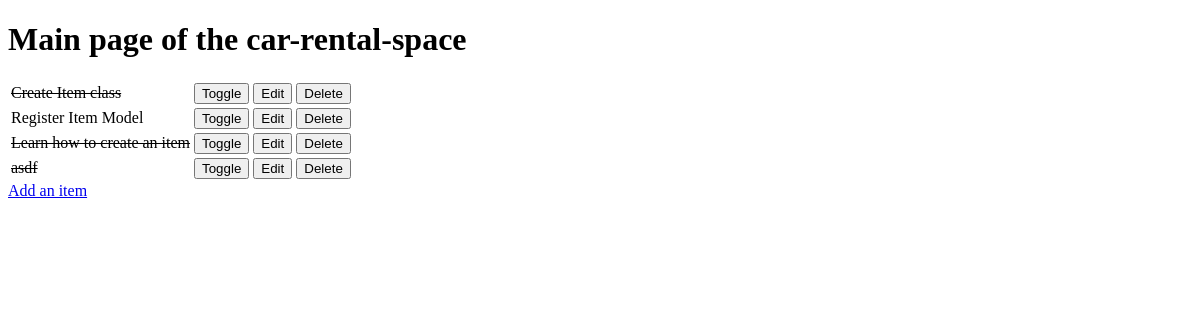
Before: / with the older database file.
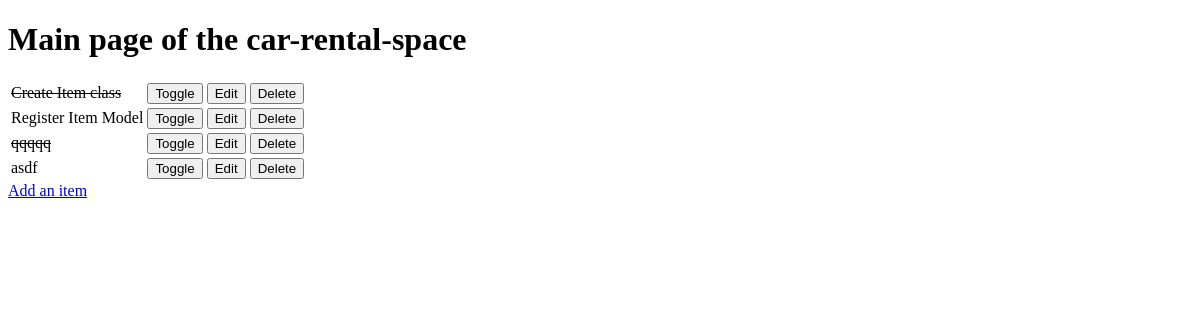
After: the same page with the newer database file.
### main/models.py (models this page shows, shortened)
class Item(models.Model):
    name = models.CharField(max_length=50, null=False, blank=False)
    done = models.BooleanField(null=False, blank=False, default=False)

### main/views.py (the view)
# urls.py: path('', views.get_main, name='get_main'),
def get_main(request):
    items = Item.objects.all()
    context = {
        'items': items
    }
    return render(request, 'main/main.html', context)

### main/templates/main/main.html (shortened to what this page needs)
<!DOCTYPE html>
<html lang="en">
<head>
</head>
<body>
    <h1>Main page of the car-rental-space</h1>
    <table>
        {% for item in items %}
            <tr>
                {% if item.done %}
                    <td><strike>{{ item.name }}</strike></td>
                {% else %}
                    <td>{{ item.name }}</td>
                {% endif %}
                <td>
                    <a href="/toggle/{{ item.id }}">
                        <button>Toggle</button>
                    </a>
                </td>
                <td>
                    <a href="/edit/{{ item.id }}">
                        <button>Edit</button>
                    </a>
                </td>
                <td>
                    <a href="/delete/{{ item.id }}">
                        <button>Delete</button>
                    </a>
                </td>
            </tr>
            {% empty %}
            <tr><td>You have nothing to do</td></tr>
        {% endfor %}
    </table>
    <a href="/add"> Add an item </a>
</body>
</html>

Changed rows visible on the page:
changed Item: name "Learn how to create an item" → "qqqqq"
changed Item "asdf": done True → False (drawn)
